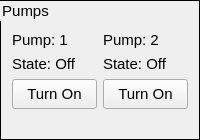
    <widget class="QGroupBox" name="PumpsGroupBox">
     <property name="maximumSize">
      <size>
       <width>16777215</width>
       <height>140</height>
      </size>
     </property>
     <property name="font">
      <font>
       <pointsize>11</pointsize>
      </font>
     </property>
     <property name="styleSheet">
      <string>QGroupBox {border: 1px solid black}</string>
     </property>
     <property name="title">
      <string>Pumps</string>
     </property>
     <layout class="QVBoxLayout" name="verticalLayout_3">
      <item>
       <spacer name="verticalSpacer_7">
        <property name="orientation">
         <enum>Qt::Vertical</enum>
        </property>
        <property name="sizeHint" stdset="0">
         <size>
          <width>20</width>
          <height>40</height>
         </size>
        </property>
       </spacer>
      </item>
      <item>
       <layout class="QGridLayout" name="PumpLayout">
        <property name="topMargin">
         <number>2</number>
        </property>
        <property name="bottomMargin">
         <number>2</number>
        </property>
        <item row="1" column="1">
         <widget class="QLabel" name="Pump2State">
          <property name="maximumSize">
           <size>
            <width>16777215</width>
            <height>20</height>
           </size>
          </property>
          <property name="font">
           <font>
            <pointsize>11</pointsize>
           </font>
          </property>
          <property name="text">
           <string>State: Off</string>
          </property>
         </widget>
        </item>
        <item row="1" column="0">
         <widget class="QLabel" name="Pump1State">
          <property name="maximumSize">
           <size>
            <width>16777215</width>
            <height>20</height>
           </size>
          </property>
          <property name="font">
           <font>
            <pointsize>11</pointsize>
           </font>
          </property>
          <property name="text">
           <string>State: Off</string>
          </property>
         </widget>
        </item>
        <item row="2" column="1">
         <widget class="QPushButton" name="Pump2Button">
          <property name="minimumSize">
           <size>
            <width>0</width>
            <height>30</height>
           </size>
          </property>
          <property name="maximumSize">
           <size>
            <width>16777215</width>
            <height>30</height>
           </size>
          </property>
          <property name="font">
           <font>
            <pointsize>11</pointsize>
           </font>
          </property>
          <property name="text">
           <string>Turn On</string>
          </property>
          <property name="checkable">
           <bool>false</bool>
          </property>
         </widget>
        </item>
        <item row="0" column="1">
         <widget class="QLabel" name="Pump2Label">
          <property name="maximumSize">
           <size>
            <width>16777215</width>
            <height>20</height>
           </size>
          </property>
          <property name="font">
           <font>
            <pointsize>11</pointsize>
           </font>
          </property>
          <property name="text">
           <string>Pump: 2</string>
          </property>
         </widget>
        </item>
        <item row="2" column="0">
         <widget class="QPushButton" name="Pump1Button">
          <property name="minimumSize">
           <size>
            <width>0</width>
            <height>30</height>
           </size>
          </property>
          <property name="maximumSize">
           <size>
            <width>16777215</width>
            <height>30</height>
           </size>
          </property>
          <property name="font">
           <font>
            <pointsize>11</pointsize>
           </font>
          </property>
          <property name="text">
           <string>Turn On</string>
          </property>
          <property name="checkable">
           <bool>false</bool>
          </property>
         </widget>
        </item>
        <item row="0" column="0">
         <widget class="QLabel" name="Pump1Label">
          <property name="maximumSize">
           <size>
            <width>16777215</width>
            <height>20</height>
           </size>
          </property>
          <property name="font">
           <font>
            <pointsize>11</pointsize>
           </font>
          </property>
          <property name="text">
           <string>Pump: 1</string>
          </property>
         </widget>
        </item>
       </layout>
      </item>
      <item>
       <spacer name="verticalSpacer_8">
        <property name="orientation">
         <enum>Qt::Vertical</enum>
        </property>
        <property name="sizeHint" stdset="0">
         <size>
          <width>20</width>
          <height>40</height>
         </size>
        </property>
       </spacer>
      </item>
     </layout>
    </widget>
